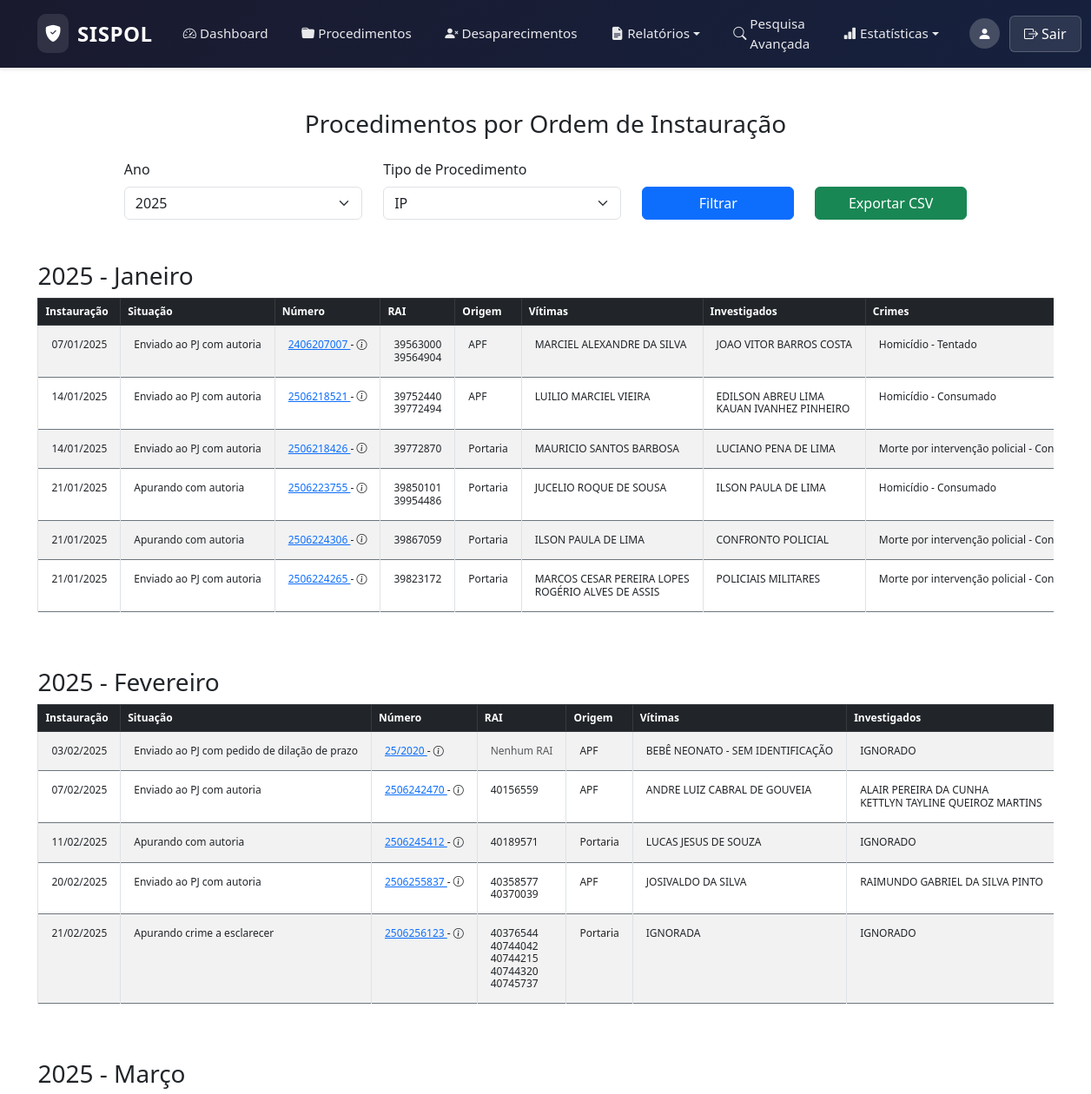
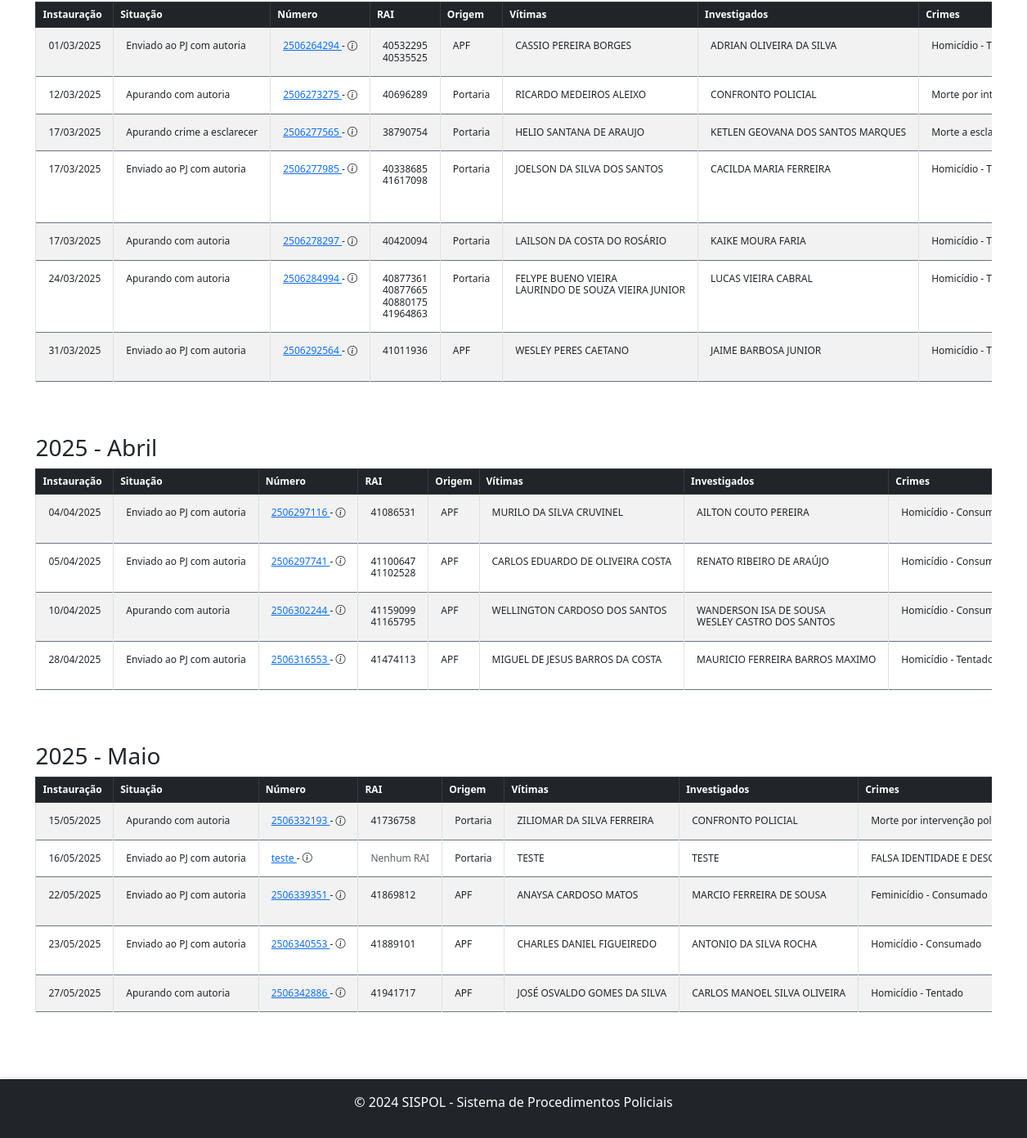
The app's page /public/planilha.php (signed in) with its own data (2 pictures, top to bottom).
### tables this page shows
CREATE TABLE `Procedimentos` (
  `ID` int NOT NULL,
  `SituacaoID` int NOT NULL,
  `TipoID` int NOT NULL,
  `OrigemID` int NOT NULL,
  `NumeroProcedimento` varchar(50) NOT NULL,
  `DataFato` date DEFAULT NULL,
  `DataInstauracao` date DEFAULT NULL,
  `MotivoAparente` text,
  `EscrivaoID` int NOT NULL,
  `DelegadoID` int NOT NULL,
  `DelegaciaID` int NOT NULL,
  `DataCriacao` datetime DEFAULT CURRENT_TIMESTAMP,
  `DataAtualizacao` datetime DEFAULT CURRENT_TIMESTAMP ON UPDATE CURRENT_TIMESTAMP,
  `MeioEmpregadoID` int DEFAULT NULL,
  `Dependente` tinyint(1) NOT NULL DEFAULT '0' COMMENT 'Informa se o crime investigado já é apurado em outro procedimento.',
  `Favorito` tinyint(1) NOT NULL DEFAULT '0'
);

### public/planilha.php (the view, shortened to what this page needs)
<?php
include '../includes/header.php';
include_once '../config/db.php';
function obterMesEmPortugues($mesIngles) {
    $meses = [
        'January' => 'Janeiro',
        'February' => 'Fevereiro',
        'March' => 'Março',
        'April' => 'Abril',
        'May' => 'Maio',
        'June' => 'Junho',
        'July' => 'Julho',
        'August' => 'Agosto',
        'September' => 'Setembro',
        'October' => 'Outubro',
        'November' => 'Novembro',
        'December' => 'Dezembro'
    ];
    return $meses[$mesIngles] ?? $mesIngles;
}
$anoSelecionado = $_GET['ano'] ?? date('Y');
$tipoSelecionado = $_GET['tipo'] ?? '';
if (empty($tipoSelecionado)) {
    $tipoSelecionado = 1;
}
$query = "
    SELECT
    p.ID,
    DATE_FORMAT(p.DataInstauracao, '%M') AS Mes, -- Nome do mês
    p.DataInstauracao,
    p.MotivoAparente,
    sp.Nome AS Situacao, -- Situação do procedimento
    p.NumeroProcedimento,
    p.Dependente,
    op.Nome AS Origem,
    (
        SELECT GROUP_CONCAT(DISTINCT v.Nome SEPARATOR ', ')
        FROM Vitimas v
        WHERE v.ProcedimentoID = p.ID
    ) AS Vitimas,
    (
        SELECT GROUP_CONCAT(DISTINCT i.Nome SEPARATOR ', ')
        FROM Investigados i
        WHERE i.ProcedimentoID = p.ID
    ) AS Investigados,
    (
        SELECT GROUP_CONCAT(CONCAT(c.Nome, ' - ', vc.Modalidade) SEPARATOR '\n')
        FROM Vitimas_Crimes vc
        LEFT JOIN Crimes c ON vc.CrimeID = c.ID
        WHERE vc.VitimaID IN (SELECT v.ID FROM Vitimas v WHERE v.ProcedimentoID = p.ID)
    ) AS Crimes,
    (
        SELECT GROUP_CONCAT(DISTINCT me.Nome SEPARATOR ', ')
        FROM ProcedimentosMeiosEmpregados pme
        LEFT JOIN MeiosEmpregados me ON pme.MeioEmpregadoID = me.ID
        WHERE pme.ProcedimentoID = p.ID
    ) AS MeiosEmpregados,
    (
        SELECT GROUP_CONCAT(DISTINCT r.Numero SEPARATOR '\n')
        FROM RAIs r
        WHERE r.ProcedimentoID = p.ID
    ) AS RAIs,
(
    SELECT
        CASE
            WHEN COUNT(*) = 0 THEN NULL
            ELSE GROUP_CONCAT(CONCAT(pj.Numero, ' (', COALESCE(pj.Descricao, 'Sem descrição'), ')') SEPARATOR '\n')
        END
    FROM ProcessosJudiciais pj
    WHERE pj.ProcedimentoID = p.ID
) AS ProcessosJudiciais,
    uEscrivao.Nome AS Escrivao,
    (
        SELECT COUNT(*)
        FROM Movimentacoes m
        WHERE m.ProcedimentoID = p.ID
          AND m.TipoID = (SELECT ID FROM TiposMovimentacao WHERE Nome = 'Requisição MP')
          AND m.Situacao = 'Em andamento'
    ) AS RequisicaoMP
FROM Procedimentos p
LEFT JOIN TiposProcedimento tp ON p.TipoID = tp.ID
LEFT JOIN OrigensProcedimentos op ON p.OrigemID = op.ID
LEFT JOIN Usuarios uEscrivao ON p.EscrivaoID = uEscrivao.ID
LEFT JOIN SituacoesProcedimento sp ON p.SituacaoID = sp.ID -- Junção com a tabela de Situações
WHERE YEAR(p.DataInstauracao) = :ano
  AND (:tipo = '' OR p.TipoID = :tipo)
ORDER BY p.DataInstauracao ASC;
";
$stmt = $pdo->prepare($query);
$stmt->execute(['ano' => $anoSelecionado, 'tipo' => $tipoSelecionado]);
$procedimentos = $stmt->fetchAll(PDO::FETCH_ASSOC);
$procedimentosPorMes = [];
foreach ($procedimentos as $proc) {
    $mesEmPortugues = obterMesEmPortugues($proc['Mes']);
    $procedimentosPorMes[$mesEmPortugues][] = $proc;
}
?>
<div class="container mt-5" style="max-width: 95%; margin: 0 auto;">
    <h3 class="text-center mb-4">Procedimentos por Ordem de Instauração</h3>
    <form method="GET" class="mb-2">
        <div class="row justify-content-center">
            <div class="col-md-3">
    <label for="ano" class="form-label">Ano</label>
    <select id="ano" name="ano" class="form-select">
        <?php for ($i = date('Y'); $i >= 2000; $i--): ?>
            <option value="<?= $i ?>" <?= ($i == $anoSelecionado) ? 'selected' : '' ?>><?= $i ?></option>
        <?php endfor; ?>
    </select>
</div>
            <div class="col-md-3">
                <label for="tipo" class="form-label">Tipo de Procedimento</label>
                <select id="tipo" name="tipo" class="form-select">
                    <?php
                    $tipos = $pdo->query("SELECT ID, Nome FROM TiposProcedimento ORDER BY Nome")->fetchAll(PDO::FETCH_ASSOC);
                    foreach ($tipos as $tipo):
                        $selecionado = ($tipo['Nome'] === 'IP' && empty($tipoSelecionado)) || ($tipo['ID'] == $tipoSelecionado) ? 'selected' : '';
                    ?>
                        <option value="<?= $tipo['ID'] ?>" <?= $selecionado ?>>
                            <?= htmlspecialchars($tipo['Nome']) ?>
                        </option>
                    <?php endforeach; ?>
                </select>
            </div>
            <div class="col-md-2 align-self-end">
                <button type="submit" class="btn btn-primary w-100">Filtrar</button>
            </div>
            <div class="col-md-2 align-self-end">
                <a
                    href="exportar_csv.php?ano=<?= htmlspecialchars($anoSelecionado) ?>&tipo=<?= htmlspecialchars($tipoSelecionado) ?>"
                    class="btn btn-success w-100">
                    Exportar CSV
                </a>
            </div>
        </div>
    </form>
    <?php if (empty($procedimentosPorMes)): ?>
        <p class="text-center text-muted">Nenhum procedimento encontrado para o filtro aplicado.</p>
    <?php else: ?>
        <?php foreach ($procedimentosPorMes as $mes => $procs): ?>
            <h3 class="mt-5"><?= htmlspecialchars($anoSelecionado) ?> - <?= htmlspecialchars($mes) ?></h3>
<div class="table-responsive" style="overflow-x: auto;">
    <table class="table table-striped table-bordered tabela-compacta">
<thead class="table-dark">
    <tr>
        <th class="no-wrap">Instauração</th>
        <th class="no-wrap">Situação</th>
        <th class="no-wrap">Número</th>
        <th class="no-wrap">RAI</th>
        <th class="no-wrap">Origem</th>
        <th class="no-wrap">Vítimas</th>
        <th class="no-wrap">Investigados</th>
        <th class="no-wrap">Crimes</th>
    </tr>
</thead>
<tbody>
    <?php foreach ($procs as $proc): ?>
        <tr>
            <td class="no-wrap"><?= htmlspecialchars(date('d/m/Y', strtotime($proc['DataInstauracao']))) ?></td>
            <td class="no-wrap"><?= htmlspecialchars($proc['Situacao'] ?? 'Não informado') ?></td>
            <td class="no-wrap">
                <a href="ver_procedimento.php?id=<?= $proc['ID'] ?>">
                    <?= htmlspecialchars($proc['NumeroProcedimento']) ?>
                </a> - <i class="bi bi-info-circle text-dark"
           data-bs-toggle="tooltip"
           data-bs-placement="top"
           title="<?= htmlspecialchars($proc['MotivoAparente']) ?>"></i>
            </td>
<td class="no-wrap">
    <?php if (!empty($proc['RAIs'])): ?>
        <?= nl2br(htmlspecialchars($proc['RAIs'])) ?>
    <?php else: ?>
        <span class="text-muted">Nenhum RAI</span>
    <?php endif; ?>
</td>
            <td class="no-wrap"><?= htmlspecialchars($proc['Origem'] ?? 'Não informado') ?></td>
            <td>
                <?php if (!empty($proc['Vitimas'])): ?>
                    <?php foreach (explode(',', $proc['Vitimas']) as $vitima): ?>
                        <div class="no-wrap"><?= htmlspecialchars($vitima) ?></div>
                    <?php endforeach; ?>
                <?php else: ?>
                    Nenhuma
                <?php endif; ?>
            </td>
            <td>
                <?php if (!empty($proc['Investigados'])): ?>
                    <?php foreach (explode(',', $proc['Investigados']) as $investigado): ?>
                        <div class="no-wrap"><?= htmlspecialchars($investigado) ?></div>
                    <?php endforeach; ?>
                <?php else: ?>
                    Nenhum
                <?php endif; ?>
            </td>
            <td class="no-wrap">
                <?php if (!empty($proc['Crimes'])): ?>
                    <?php
                    $crimesArray = array_unique(explode("\n", $proc['Crimes']));
                    foreach ($crimesArray as $crime): ?>
                        <div><?= htmlspecialchars(trim($crime)) ?></div>
                    <?php endforeach; ?>
                <?php else: ?>
                    Nenhum
                <?php endif; ?>
            </td>
        </tr>
    <?php endforeach; ?>
</tbody>
    </table>
</div>
        <?php endforeach; ?>
    <?php endif; ?>
</div>
<?php include '../includes/footer.php'; ?>

### assets/css/styles.css (style rules this page uses)
html, body { height: 100%; margin: 0; display: flex; flex-direction: column; }
.table td, .table th { vertical-align: middle; }
.table td { padding: 15px 15px; vertical-align: top; }
.table-responsive { border-color: #6c757d; border-width: 1px; }
.table tbody tr { border-top: 1px solid #6c757d; border-bottom: 1px solid #6c757d; }
.form-select, .form-control { width: 100%; box-sizing: border-box; }

### public/planilha.php (style rules this page uses)
.tabela-compacta { font-size: 0.75rem; line-height: 1.2; }
.no-wrap { white-space: nowrap; }

### records on screen
procedimentos: DataInstauracao "07/01/2025", Situacao "Enviado ao PJ com autoria", NumeroProcedimento "2406207007", RAIs "39563000 39564904", Origem "APF", vitima "MARCIEL ALEXANDRE DA SILVA", investigado "JOAO VITOR BARROS COSTA", crime "Homicídio - Tentado"
procedimentos: DataInstauracao "14/01/2025", Situacao "Enviado ao PJ com autoria", NumeroProcedimento "2506218521", RAIs "39752440 39772494", Origem "APF", vitima "LUILIO MARCIEL VIEIRA", investigado "EDILSON ABREU LIMA", investigado "KAUAN IVANHEZ PINHEIRO", crime "Homicídio - Consumado"
procedimentos: DataInstauracao "14/01/2025", Situacao "Enviado ao PJ com autoria", NumeroProcedimento "2506218426", RAIs "39772870", Origem "Portaria", vitima "MAURICIO SANTOS BARBOSA", investigado "LUCIANO PENA DE LIMA", crime "Morte por intervenção policial -…"
procedimentos: DataInstauracao "21/01/2025", Situacao "Apurando com autoria", NumeroProcedimento "2506223755", RAIs "39850101 39954486", Origem "Portaria", vitima "JUCELIO ROQUE DE SOUSA", investigado "ILSON PAULA DE LIMA", crime "Homicídio - Consumado"
procedimentos: DataInstauracao "21/01/2025", Situacao "Apurando com autoria", NumeroProcedimento "2506224306", RAIs "39867059", Origem "Portaria", vitima "ILSON PAULA DE LIMA", investigado "CONFRONTO POLICIAL", crime "Morte por intervenção policial -…"
procedimentos: DataInstauracao "21/01/2025", Situacao "Enviado ao PJ com autoria", NumeroProcedimento "2506224265", RAIs "39823172", Origem "Portaria", vitima "MARCOS CESAR PEREIRA LOPES", vitima "ROGÉRIO ALVES DE ASSIS", investigado "POLICIAIS MILITARES", crime "Morte por intervenção policial -…"
procedimentos: DataInstauracao "03/02/2025", Situacao "Enviado ao PJ com pedido de dilação de prazo", NumeroProcedimento "25/2020", shows "Nenhum RAI", Origem "APF", vitima "BEBÊ NEONATO - SEM IDENTIFICAÇÃO", investigado "IGNORADO"
procedimentos: DataInstauracao "07/02/2025", Situacao "Enviado ao PJ com autoria", NumeroProcedimento "2506242470", RAIs "40156559", Origem "APF", vitima "ANDRE LUIZ CABRAL DE GOUVEIA", investigado "ALAIR PEREIRA DA CUNHA", investigado "KETTLYN TAYLINE QUEIROZ MARTINS"
procedimentos: DataInstauracao "11/02/2025", Situacao "Apurando com autoria", NumeroProcedimento "2506245412", RAIs "40189571", Origem "Portaria", vitima "LUCAS JESUS DE SOUZA", investigado "IGNORADO"
procedimentos: DataInstauracao "20/02/2025", Situacao "Enviado ao PJ com autoria", NumeroProcedimento "2506255837", RAIs "40358577 40370039", Origem "APF", vitima "JOSIVALDO DA SILVA", investigado "RAIMUNDO GABRIEL DA SILVA PINTO"
procedimentos: DataInstauracao "21/02/2025", Situacao "Apurando crime a esclarecer", NumeroProcedimento "2506256123", RAIs "40376544 40744042 40744215 40744320 40745737", Origem "Portaria", vitima "IGNORADA", investigado "IGNORADO"
procedimentos: DataInstauracao "01/03/2025", Situacao "Enviado ao PJ com autoria", NumeroProcedimento "2506264294", RAIs "40532295 40535525", Origem "APF", vitima "CASSIO PEREIRA BORGES", investigado "ADRIAN OLIVEIRA DA SILVA", crime "Homicídio -…"
procedimentos: DataInstauracao "12/03/2025", Situacao "Apurando com autoria", NumeroProcedimento "2506273275", RAIs "40696289", Origem "Portaria", vitima "RICARDO MEDEIROS ALEIXO", investigado "CONFRONTO POLICIAL", crime "Morte por…"
procedimentos: DataInstauracao "17/03/2025", Situacao "Apurando crime a esclarecer", NumeroProcedimento "2506277565", RAIs "38790754", Origem "Portaria", vitima "HELIO SANTANA DE ARAUJO", investigado "KETLEN GEOVANA DOS SANTOS MARQUES", crime "Morte a…"
procedimentos: DataInstauracao "17/03/2025", Situacao "Enviado ao PJ com autoria", NumeroProcedimento "2506277985", RAIs "40338685 41617098", Origem "Portaria", vitima "JOELSON DA SILVA DOS SANTOS", investigado "CACILDA MARIA FERREIRA", crime "Homicídio -…"
procedimentos: DataInstauracao "17/03/2025", Situacao "Apurando com autoria", NumeroProcedimento "2506278297", RAIs "40420094", Origem "Portaria", vitima "LAILSON DA COSTA DO ROSÁRIO", investigado "KAIKE MOURA FARIA", crime "Homicídio -…"
procedimentos: DataInstauracao "24/03/2025", Situacao "Apurando com autoria", NumeroProcedimento "2506284994", RAIs "40877361 40877665 40880175 41964863", Origem "Portaria", vitima "FELYPE BUENO VIEIRA", vitima "LAURINDO DE SOUZA VIEIRA JUNIOR", investigado "LUCAS VIEIRA CABRAL", crime "Homicídio -…"
procedimentos: DataInstauracao "31/03/2025", Situacao "Enviado ao PJ com autoria", NumeroProcedimento "2506292564", RAIs "41011936", Origem "APF", vitima "WESLEY PERES CAETANO", investigado "JAIME BARBOSA JUNIOR", crime "Homicídio -…"
procedimentos: DataInstauracao "04/04/2025", Situacao "Enviado ao PJ com autoria", NumeroProcedimento "2506297116", RAIs "41086531", Origem "APF", vitima "MURILO DA SILVA CRUVINEL", investigado "AILTON COUTO PEREIRA", crime "Homicídio -…"
procedimentos: DataInstauracao "05/04/2025", Situacao "Enviado ao PJ com autoria", NumeroProcedimento "2506297741", RAIs "41100647 41102528", Origem "APF", vitima "CARLOS EDUARDO DE OLIVEIRA COSTA", investigado "RENATO RIBEIRO DE ARAÚJO", crime "Homicídio -…"
procedimentos: DataInstauracao "10/04/2025", Situacao "Apurando com autoria", NumeroProcedimento "2506302244", RAIs "41159099 41165795", Origem "APF", vitima "WELLINGTON CARDOSO DOS SANTOS", investigado "WANDERSON ISA DE SOUSA", investigado "WESLEY CASTRO DOS SANTOS", crime "Homicídio -…"
procedimentos: DataInstauracao "28/04/2025", Situacao "Enviado ao PJ com autoria", NumeroProcedimento "2506316553", RAIs "41474113", Origem "APF", vitima "MIGUEL DE JESUS BARROS DA COSTA", investigado "MAURICIO FERREIRA BARROS MAXIMO", crime "Homicídio -…"
procedimentos: DataInstauracao "15/05/2025", Situacao "Apurando com autoria", NumeroProcedimento "2506332193", RAIs "41736758", Origem "Portaria", vitima "ZILIOMAR DA SILVA FERREIRA", investigado "CONFRONTO POLICIAL", crime "Morte por intervenção…"
procedimentos: DataInstauracao "16/05/2025", Situacao "Enviado ao PJ com autoria", NumeroProcedimento "teste", shows "Nenhum RAI", Origem "Portaria", vitima "TESTE", investigado "TESTE", crime "FALSA IDENTIDADE E…"
procedimentos: DataInstauracao "22/05/2025", Situacao "Enviado ao PJ com autoria", NumeroProcedimento "2506339351", RAIs "41869812", Origem "APF", vitima "ANAYSA CARDOSO MATOS", investigado "MARCIO FERREIRA DE SOUSA", crime "Feminicídio - Consumado"
procedimentos: DataInstauracao "23/05/2025", Situacao "Enviado ao PJ com autoria", NumeroProcedimento "2506340553", RAIs "41889101", Origem "APF", vitima "CHARLES DANIEL FIGUEIREDO", investigado "ANTONIO DA SILVA ROCHA", crime "Homicídio - Consumado"
procedimentos: DataInstauracao "27/05/2025", Situacao "Apurando com autoria", NumeroProcedimento "2506342886", RAIs "41941717", Origem "APF", vitima "JOSÉ OSVALDO GOMES DA SILVA", investigado "CARLOS MANOEL SILVA OLIVEIRA", crime "Homicídio - Tentado"

### other values on screen
$mes "Janeiro"
$mes "Fevereiro"
$mes "Março"
$mes "Abril"
$mes "Maio"
form field ano "2025"
form field tipo "IP"
